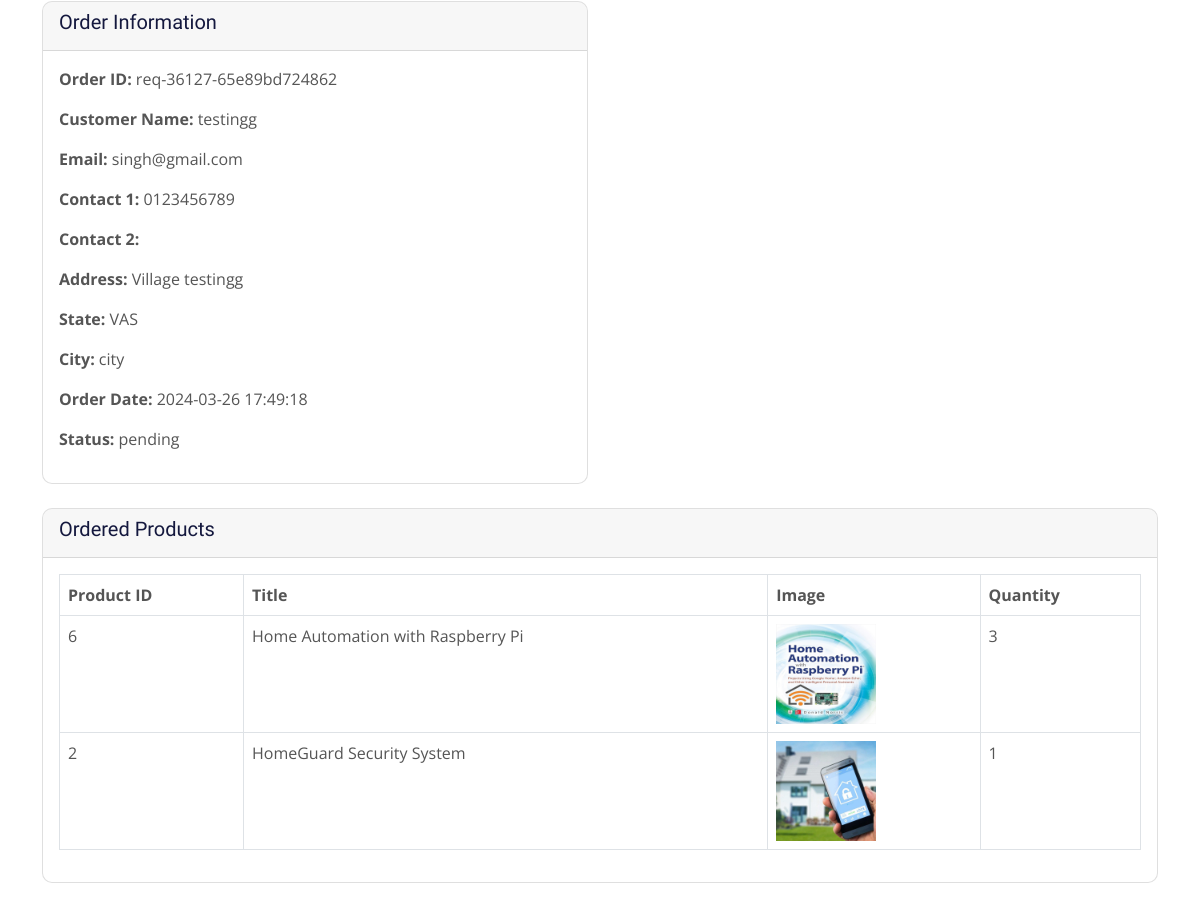
/view-user-order.php?order_id=req-36127-65e89bd724862 (signed in, middle part), run on an earlier commit of the app's database.
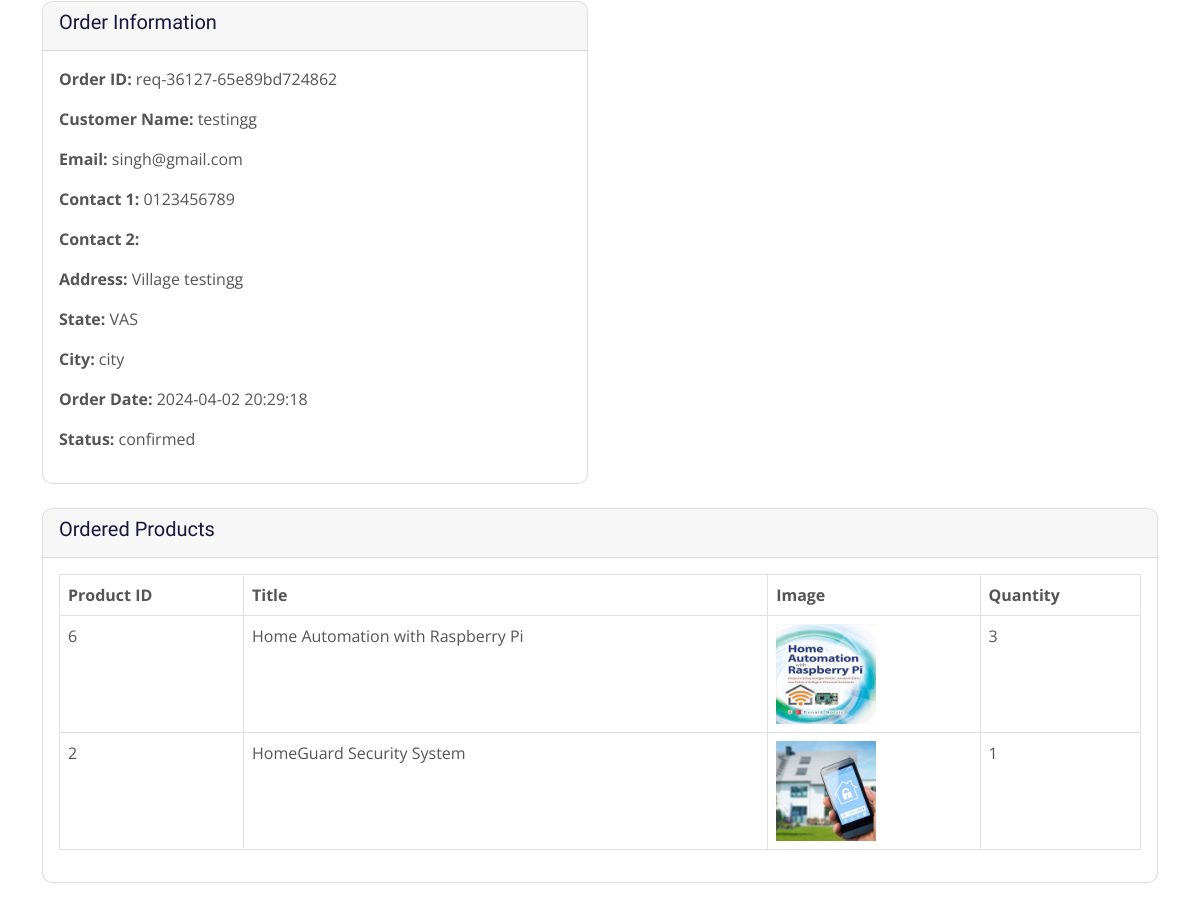
And on a later commit of the database.
### tables this page shows
CREATE TABLE IF NOT EXISTS `order_details` (
  `id` int NOT NULL AUTO_INCREMENT,
  `fname` varchar(50) NOT NULL,
  `email` varchar(100) NOT NULL,
  `user_id` varchar(15) NOT NULL,
  `contact1` varchar(15) NOT NULL,
  `contact2` varchar(15) NOT NULL,
  `address` varchar(500) NOT NULL,
  `state` varchar(30) NOT NULL,
  `city` varchar(30) NOT NULL,
  `orderdate` timestamp NOT NULL DEFAULT CURRENT_TIMESTAMP ON UPDATE CURRENT_TIMESTAMP,
  `orderid` varchar(50) DEFAULT NULL,
  `status` varchar(20) NOT NULL,
  PRIMARY KEY (`id`),
  UNIQUE KEY `id` (`id`),
  UNIQUE KEY `orderid` (`orderid`)
);

### view-user-order.php (the view, shortened to what this page needs)
<?php
include 'dbcon.php';
if (isset($_GET['order_id'])) {
    $order_id = $_GET['order_id'];
    $order_query = "SELECT * FROM order_details WHERE orderid = '$order_id'";
    $order_result = mysqli_query($conn, $order_query);
    $order_row = mysqli_fetch_assoc($order_result);
    $products_query = "SELECT products.*, order_items.quantity FROM products INNER JOIN order_items ON products.product_id = order_items.product_id WHERE order_items.orderid = '$order_id'";
    $products_result = mysqli_query($conn, $products_query);
}
?>
<!DOCTYPE html>
<html lang="en">
<head>
    <?php include_once('admin-header.php'); ?>
</head>
<body>
    <div class="container mt-5">
        <?php if ($order_row) : ?>
            <div class="row">
                <div class="col-md-6">
                    <div class="card mb-4">
                        <div class="card-header">
                            <h5 class="card-title">Order Information</h5>
                        </div>
                        <div class="card-body">
                            <p><strong>Order ID:</strong> <?php echo $order_row['orderid']; ?></p>
                            <p><strong>Customer Name:</strong> <?php echo $order_row['fname']; ?></p>
                            <p><strong>Email:</strong> <?php echo $order_row['email']; ?></p>
                            <p><strong>Contact 1:</strong> <?php echo $order_row['contact1']; ?></p>
                            <p><strong>Contact 2:</strong> <?php echo $order_row['contact2']; ?></p>
                            <p><strong>Address:</strong> <?php echo $order_row['address']; ?></p>
                            <p><strong>State:</strong> <?php echo $order_row['state']; ?></p>
                            <p><strong>City:</strong> <?php echo $order_row['city']; ?></p>
                            <p><strong>Order Date:</strong> <?php echo $order_row['orderdate']; ?></p>
                            <p><strong>Status:</strong> <?php echo $order_row['status']; ?></p>
                        </div>
                    </div>
                </div>
            </div>
            <div class="row">
                <div class="col-md-12">
                    <div class="card">
                        <div class="card-header">
                            <h5 class="card-title">Ordered Products</h5>
                        </div>
                        <div class="card-body">
                            <div class="table-responsive">
                                <table class="table table-bordered">
                                    <thead>
                                        <tr>
                                            <th>Product ID</th>
                                            <th>Title</th>
                                            <th>Image</th>
                                            <th>Quantity</th>
                                        </tr>
                                    </thead>
                                    <tbody>
                                        <?php while ($product_row = mysqli_fetch_assoc($products_result)) : ?>
                                            <tr>
                                                <td><?php echo $product_row['product_id']; ?></td>
                                                <td><?php echo $product_row['title']; ?></td>
                                                <td><img src="<?php echo $product_row['image']; ?>" alt="<?php echo $product_row['title']; ?>" style="max-width: 100px;"></td>
                                                <td><?php echo $product_row['quantity']; ?></td>
                                            </tr>
                                        <?php endwhile; ?>
                                    </tbody>
                                </table>
                            </div>
                        </div>
                    </div>
                </div>
            </div>
        <?php else : ?>
            <div class="alert alert-info" role="alert">No order found with the provided ID.</div>
        <?php endif; ?>
    </div>
    <?php include_once('footer.php'); ?>

What changed in the data, as far as the page shows it:
changed order_details "req-36127-65e89bd724862": orderdate "2024-03-26 17:49:18" → "2024-04-02 20:29:18"; status "pending" → "confirmed"
